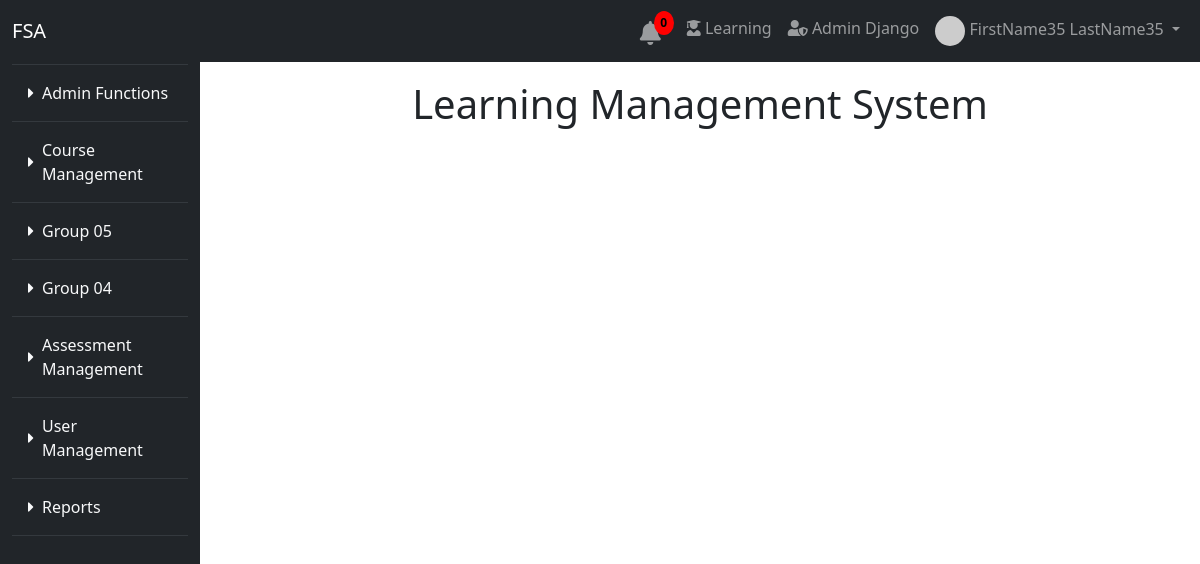
The app's page /home/ (signed in) with its own data.
### user/models.py (models this page shows)
class User(AbstractUser):
    date_joined = models.DateTimeField(auto_now_add=True)
    training_programs = models.ManyToManyField(TrainingProgram, blank=True)
    modules = models.ManyToManyField(Module, related_name='assigned_users', blank=True)
    groups = models.ManyToManyField(
        Group,
        blank=True,
        help_text='The groups this user belongs to.',
        verbose_name='groups',
        related_name='custom_user_groups',
    )
    user_permissions = models.ManyToManyField(
        Permission,
        blank=True,
        help_text='Specific permissions for this user.',
        verbose_name='user permissions',
        related_name='custom_user_permissions',
    )

### module_group/models.py (models this page shows, shortened)
class ModuleGroup(models.Model):
    group_name = models.CharField(max_length=255)

### main/views.py (the view)
# urls.py: 2. Add a URL to urlpatterns:  path('', views.home, name='home')
@login_required
def home(request):
    roles = Role.objects.all()
    query = request.GET.get('q')
    temporary_role_id = request.session.get('temporary_role')
    module_groups, grouped_modules = get_grouped_modules(request.user, temporary_role_id)
    if query:
        modules = [module for modules in grouped_modules.values() for module in modules]
        modules = [module for module in modules if query.lower() in module.module_name.lower() or query.lower() in module.module_group.group_name.lower()]
    else:
        modules = [module for modules in grouped_modules.values() for module in modules]
    return render(request, 'home.html', {
        'module_groups': module_groups,
        'modules': modules,
        'grouped_modules': grouped_modules,
        'roles': roles,
        'temporary_role': temporary_role_id,
    })

### main/templates/home.html (shortened to what this page needs)
{% extends "base.html" %}
{% block content %}
<div class="container mt-4">
    <h1 class="mb-4 text-center">Learning Management System </h1>
</div>
{% endblock %}

### main/templates/base.html (shortened to what this page needs)
<!DOCTYPE html>
<html lang="en">
<head>
    <link href="https://cdn.jsdelivr.net/npm/bootstrap@5.3.0-alpha1/dist/css/bootstrap.min.css" rel="stylesheet">
    <link rel="stylesheet" href="https://cdnjs.cloudflare.com/ajax/libs/font-awesome/5.15.4/css/all.min.css">
</head>
<body>
    <nav class="navbar navbar-expand-lg navbar-dark bg-dark fixed-top">
        <div class="container-fluid">
            <a class="navbar-brand" href="{% url 'main:home' %}">FSA</a>
            <div class="collapse navbar-collapse" id="navbarNav">
                <ul class="navbar-nav ms-auto">
                    {% if request.user.is_authenticated %}
                        {% include 'notification_bell.html' %}
                        <li class="nav-item">
                            <a class="nav-link" href="{% url 'student_portal:course_list' %}">
                                <i class="fas fa-user-graduate"></i> Learning
                            </a>
                        </li>
                        <li class="nav-item">
                            <a class="nav-link" href="{% url 'admin:index' %}" target="_blank">
                                <i class="fas fa-user-shield"></i> Admin Django
                            </a>
                        </li>
                        <li class="nav-item dropdown">
                            <a class="nav-link dropdown-toggle" href="#" id="userDropdown" role="button" data-bs-toggle="dropdown" aria-expanded="false">
                                {% if request.user.profile.profile_picture_url %}
                                    <img src="{{ request.user.profile.profile_picture_url }}" alt="Profile Picture" class="rounded-circle" width="30" height="30">
                                {% endif %}
                                {{ request.user.get_full_name|default:request.user.username }}
                            </a>
                        </li>
                    {% else %}
                        <li class="nav-item"><a class="nav-link" href="{% url 'main:register_email' %}">Register</a></li>
                        <li class="nav-item"><a class="nav-link" href="{% url 'main:login' %}">Login</a></li>
                    {% endif %}
                </ul>
            </div>
        </div>
    </nav>
    <div class="container-fluid">
        <div class="row">
            <nav id="sidebar" class="col-md-3 col-lg-2 bg-dark pt-3 vh-100 d-flex flex-column position-fixed" style="height: 100vh; overflow-y: auto;">
                <ul class="nav flex-column">
                    {% if user.is_authenticated %}
                        {% for group in module_groups %}
                            <li class="nav-item">
                                <a class="nav-link text-light d-flex align-items-center" href="#group-{{ group.id }}"
                                    data-bs-toggle="collapse" role="button"
                                    aria-expanded="{% if group.modules.all.0.module_url == active_module_url %}true{% else %}false{% endif %}"
                                    aria-controls="group-{{ group.id }}">
                                    <i class="fas fa-caret-right me-2" id="icon-{{ group.id }}"></i>
                                    {{ group.group_name }}
                                </a>
                            </li>
                            <hr class="border-secondary my-2">
                        {% endfor %}
                    {% endif %}
                </ul>
            </nav>
            <div class="col-md-9 main-content flex-grow-1 mt-5" style="margin-left: 16.67%;">
                <div class="container-fluid mt-1 pt-1">
                    {% block content %}{% endblock %}
                </div>
            </div>
        </div>
    </div>
</body>
</html>

### records on screen
User: user.get_full_name "FirstName35 LastName35"
ModuleGroup: group_name "Admin Functions"
ModuleGroup: group_name "Course Management"
ModuleGroup: group_name "Group 05"
ModuleGroup: group_name "Group 04"
ModuleGroup: group_name "Assessment Management"
ModuleGroup: group_name "User Management"
ModuleGroup: group_name "Reports"
